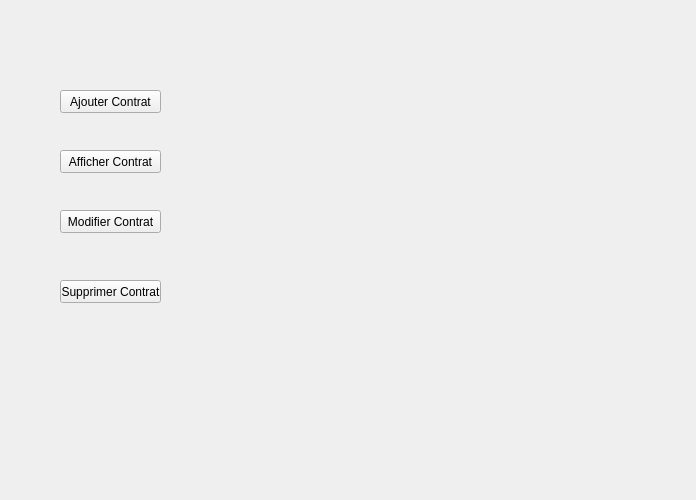
      <widget class="QWidget" name="tab">
       <attribute name="title">
        <string>Contrat</string>
       </attribute>
       <widget class="QPushButton" name="pushButton_5">
        <property name="geometry">
         <rect>
          <x>60</x>
          <y>90</y>
          <width>101</width>
          <height>23</height>
         </rect>
        </property>
        <property name="text">
         <string>Ajouter Contrat</string>
        </property>
       </widget>
       <widget class="QPushButton" name="pushButton_6">
        <property name="geometry">
         <rect>
          <x>60</x>
          <y>150</y>
          <width>101</width>
          <height>23</height>
         </rect>
        </property>
        <property name="text">
         <string>Afficher Contrat</string>
        </property>
       </widget>
       <widget class="QPushButton" name="pushButton_7">
        <property name="geometry">
         <rect>
          <x>60</x>
          <y>210</y>
          <width>101</width>
          <height>23</height>
         </rect>
        </property>
        <property name="text">
         <string>Modifier Contrat</string>
        </property>
       </widget>
       <widget class="QPushButton" name="pushButton_8">
        <property name="geometry">
         <rect>
          <x>60</x>
          <y>280</y>
          <width>101</width>
          <height>23</height>
         </rect>
        </property>
        <property name="text">
         <string>Supprimer Contrat</string>
        </property>
       </widget>
       <widget class="QLabel" name="label_pic_2">
        <property name="geometry">
         <rect>
          <x>0</x>
          <y>0</y>
          <width>361</width>
          <height>491</height>
         </rect>
        </property>
        <property name="text">
         <string/>
        </property>
        <property name="scaledContents">
         <bool>true</bool>
        </property>
       </widget>
       <widget class="QLabel" name="label_fs">
        <property name="geometry">
         <rect>
          <x>406</x>
          <y>2</y>
          <width>281</width>
          <height>131</height>
         </rect>
        </property>
        <property name="text">
         <string/>
        </property>
        <property name="scaledContents">
         <bool>true</bool>
        </property>
       </widget>
       <zorder>label_pic_2</zorder>
       <zorder>pushButton_5</zorder>
       <zorder>pushButton_6</zorder>
       <zorder>pushButton_7</zorder>
       <zorder>pushButton_8</zorder>
       <zorder>label_fs</zorder>
      </widget>
